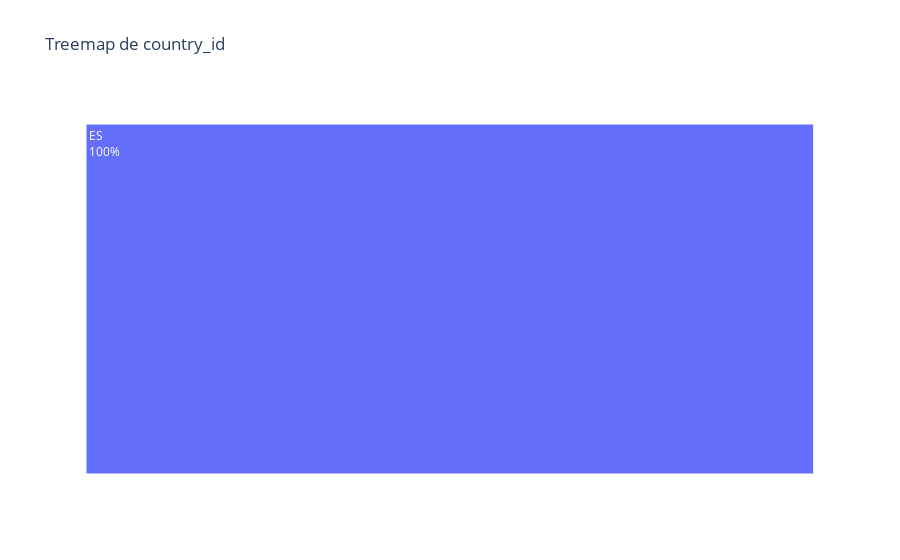

This figure's notebook cell:
### Code cell
# COUNTRY

# Contar la frecuencia de cada valor en la columna 'entry_channel'
value_counts = df_total_anal_ult['country_id'].value_counts().reset_index()
value_counts.columns = ['country_id', 'count']

# Calcular el porcentaje
value_counts['percentage'] = (value_counts['count'] / value_counts['count'].sum()) * 100

# Crear el treemap con Plotly
fig = go.Figure(go.Treemap(
    labels=value_counts['country_id'],
    parents=['' for _ in value_counts['country_id']],
    values=value_counts['count'],
    customdata=value_counts['percentage'],
    textinfo="label+percent parent",
))

fig.update_layout(title='Treemap de country_id')
fig.show()

### Figure 1 — Plotly figure (JSON) as saved in the notebook; plotly's stock layout.template omitted (floating-point values rounded to 4 significant figures)
{"data": [{"customdata": [99.96, 0.007224, 0.004063, 0.003386, 0.00316, 0.002935, 0.00158, 0.001354, 0.001129, 0.001129, 0.0009029, 0.0009029, 0.0009029, 0.0006772, 0.0006772, 0.0004515, 0.0004515, 0.0004515, 0.0002257, 0.0002257, 0.0002257, 0.0002257, 0.0002257, 0.0002257, 0.0002257, 0.0002257, 0.0002257, 0.0002257, 0.0002257, 0.0002257, 0.0002257, 0.0002257, 0.0002257, 0.0002257, 0.0002257, 0.0002257, 0.0002257, 0.0002257, 0.0002257, 0.0002257, 0.0002257], "labels": ["ES", "GB", "US", "FR", "CH", "DE", "BE", "BR", "VE", "MX", "PL", "IE", "AR", "AT", "IT", "MA", "CL", "SE", "SA", "CN", "CI", "ET", "HU", "PE", "JM", "CM", "PT", "RO", "LU", "MR", "DJ", "QA", "DO", "CA", "SN", "NO", "RU", "CO", "GA", "GT", "DZ"], "parents": ["", "", "", "", "", "", "", "", "", "", "", "", "", "", "", "", "", "", "", "", "", "", "", "", "", "", "", "", "", "", "", "", "", "", "", "", "", "", "", "", ""], "textinfo": "label+percent parent", "type": "treemap", "values": [442833, 32, 18, 15, 14, 13, 7, 6, 5, 5, 4, 4, 4, 3, 3, 2, 2, 2, 1, 1, 1, 1, 1, 1, 1, 1, 1, 1, 1, 1, 1, 1, 1, 1, 1, 1, 1, 1, 1, 1, 1]}], "layout": {"title": {"text": "Treemap de country_id"}}}
